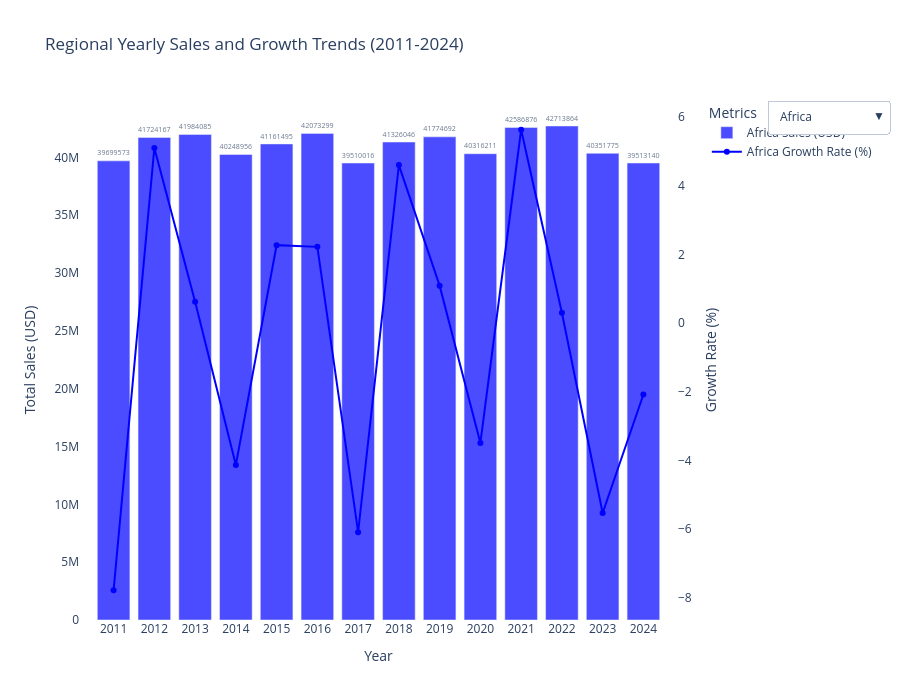

Here is the notebook cell this chart was saved with:
### Code cell
#Regional Sales and Growth Rate

# Display charts inside VS Code Interactive Window
pio.renderers.default = "vscode"

# Define a color palette for each region
region_colors = {
    "Africa": "blue",
    "Asia": "green",
    "Europe": "orange",
    "Middle East": "yellow",
    "North America": "pink",
    "South America": "brown"
}

fig = go.Figure()

#Get unique regions
regions = region_yearly_sales["Region"].unique()

#Add traces (1 bar + 1 line per region)
for region in regions:
    region_data = region_yearly_sales[region_yearly_sales["Region"] == region]
    color = region_colors.get(region, "purple")

    # Bar: total sales
    fig.add_trace(go.Bar(
        x=region_data["Year"],
        y=region_data["Total_Sales_USD"],
        name=f"{region} Sales (USD)",
        visible=(region == regions[0]),
        opacity=0.7,
        text=region_data["Total_Sales_USD"],
        textposition="outside",
        marker_color=color
    ))

    # Line: growth rate
    fig.add_trace(go.Scatter(
        x=region_data["Year"],
        y=region_data["Yearly_Growth_Rate"],
        name=f"{region} Growth Rate (%)",
        mode="lines+markers",
        line=dict(width=2, color=color),
        yaxis="y2",
        visible=(region == regions[0])
    ))

# Dropdown buttons
dropdown_buttons = []
for i, region in enumerate(regions):
    visible = [False] * (len(regions) * 2)
    visible[i * 2] = True
    visible[i * 2 + 1] = True

    dropdown_buttons.append(dict(
        label=region,
        method="update",
        args=[
            {"visible": visible},
            {"title": f"{region} - Yearly Sales and Growth Trends 2011-2024"}
        ]
    ))

# Layout customization
fig.update_layout(
    title_x=0.5,
    title="Regional Yearly Sales and Growth Trends (2011-2024)",
    xaxis=dict(title="Year", tickmode="linear"),
    yaxis=dict(title="Total Sales (USD)", showgrid=False),
    yaxis2=dict(
        title="Growth Rate (%)",
        overlaying="y",
        side="right",
        showgrid=False
    ),
    legend=dict(
        title="Metrics",
        x=1.05, y=1,
        bgcolor="rgba(255,255,255,0.6)"
    ),
    hovermode="x unified",
    plot_bgcolor="white",
    barmode="group",
    updatemenus=[{
        "buttons": dropdown_buttons,
        "direction": "down",
        "showactive": True,
        "x": 1.15,
        "xanchor": "left",
        "y": 1,
        "yanchor": "top"
    }],
    height=700,
)

fig.show()

### Figure 1 — Plotly figure (JSON) as saved in the notebook; plotly's stock layout.template omitted (floating-point values rounded to 4 significant figures)
{"data": [{"marker": {"color": "blue"}, "name": "Africa Sales (USD)", "opacity": 0.7, "text": [39700000.0, 41720000.0, 41980000.0, 40250000.0, 41160000.0, 42070000.0, 39510000.0, 41330000.0, 41770000.0, 40320000.0, 42590000.0, 42710000.0, 40350000.0, 39510000.0], "textposition": "outside", "type": "bar", "visible": true, "x": [2011, 2012, 2013, 2014, 2015, 2016, 2017, 2018, 2019, 2020, 2021, 2022, 2023, 2024], "y": [39699573, 41724167, 41984085, 40248956, 41161495, 42073299, 39510016, 41326046, 41774692, 40316211, 42586876, 42713864, 40351775, 39513140]}, {"line": {"color": "blue", "width": 2}, "mode": "lines+markers", "name": "Africa Growth Rate (%)", "type": "scatter", "visible": true, "x": [2011, 2012, 2013, 2014, 2015, 2016, 2017, 2018, 2019, 2020, 2021, 2022, 2023, 2024], "y": [-7.78, 5.1, 0.62, -4.13, 2.27, 2.22, -6.09, 4.6, 1.09, -3.49, 5.63, 0.3, -5.53, -2.08], "yaxis": "y2"}, {"marker": {"color": "green"}, "name": "Asia Sales (USD)", "opacity": 0.7, "text": [41100000.0, 43670000.0, 42790000.0, 45610000.0, 43290000.0, 43600000.0, 41960000.0, 44590000.0, 42070000.0, 37180000.0, 41110000.0, 44430000.0, 39870000.0, 45670000.0], "textposition": "outside", "type": "bar", "visible": false, "x": [2011, 2012, 2013, 2014, 2015, 2016, 2017, 2018, 2019, 2020, 2021, 2022, 2023, 2024], "y": [41098494, 43666505, 42794798, 45609915, 43289319, 43599369, 41963961, 44594753, 42068280, 37182615, 41114145, 44432871, 39867304, 45668458]}, {"line": {"color": "green", "width": 2}, "mode": "lines+markers", "name": "Asia Growth Rate (%)", "type": "scatter", "visible": false, "x": [2011, 2012, 2013, 2014, 2015, 2016, 2017, 2018, 2019, 2020, 2021, 2022, 2023, 2024], "y": [-1.66, 6.25, -2.0, 6.58, -5.09, 0.72, -3.75, 6.27, -5.67, -11.61, 10.57, 8.07, -10.28, 14.55], "yaxis": "y2"}, {"marker": {"color": "orange"}, "name": "Europe Sales (USD)", "opacity": 0.7, "text": [41110000.0, 42270000.0, 39280000.0, 38580000.0, 38520000.0, 40460000.0, 42680000.0, 41090000.0, 44290000.0, 42210000.0, 43610000.0, 45030000.0, 39240000.0, 44010000.0], "textposition": "outside", "type": "bar", "visible": false, "x": [2011, 2012, 2013, 2014, 2015, 2016, 2017, 2018, 2019, 2020, 2021, 2022, 2023, 2024], "y": [41111136, 42272074, 39282353, 38581903, 38516284, 40464327, 42683466, 41087519, 44288405, 42212586, 43611235, 45025411, 39235929, 44014305]}, {"line": {"color": "orange", "width": 2}, "mode": "lines+markers", "name": "Europe Growth Rate (%)", "type": "scatter", "visible": false, "x": [2011, 2012, 2013, 2014, 2015, 2016, 2017, 2018, 2019, 2020, 2021, 2022, 2023, 2024], "y": [-3.42, 2.82, -7.07, -1.78, -0.17, 5.06, 5.48, -3.74, 7.79, -4.69, 3.31, 3.24, -12.86, 12.18], "yaxis": "y2"}, {"marker": {"color": "yellow"}, "name": "Middle East Sales (USD)", "opacity": 0.7, "text": [39510000.0, 43450000.0, 42300000.0, 41420000.0, 40360000.0, 40410000.0, 41530000.0, 41930000.0, 40220000.0, 43030000.0, 44820000.0, 42400000.0, 41720000.0, 43110000.0], "textposition": "outside", "type": "bar", "visible": false, "x": [2011, 2012, 2013, 2014, 2015, 2016, 2017, 2018, 2019, 2020, 2021, 2022, 2023, 2024], "y": [39505994, 43454661, 42297810, 41422610, 40363332, 40405639, 41534599, 41932585, 40221947, 43034511, 44820919, 42397333, 41719636, 43114586]}, {"line": {"color": "yellow", "width": 2}, "mode": "lines+markers", "name": "Middle East Growth Rate (%)", "type": "scatter", "visible": false, "x": [2011, 2012, 2013, 2014, 2015, 2016, 2017, 2018, 2019, 2020, 2021, 2022, 2023, 2024], "y": [0.11, 10.0, -2.66, -2.07, -2.56, 0.1, 2.79, 0.96, -4.08, 6.99, 4.15, -5.41, -1.6, 3.34], "yaxis": "y2"}, {"marker": {"color": "pink"}, "name": "North America Sales (USD)", "opacity": 0.7, "text": [43770000.0, 36250000.0, 41150000.0, 42320000.0, 45390000.0, 41600000.0, 39950000.0, 40350000.0, 45150000.0, 39380000.0, 40930000.0, 42250000.0, 41160000.0, 44780000.0], "textposition": "outside", "type": "bar", "visible": false, "x": [2011, 2012, 2013, 2014, 2015, 2016, 2017, 2018, 2019, 2020, 2021, 2022, 2023, 2024], "y": [43769713, 36250950, 41152648, 42317307, 45394528, 41596528, 39947926, 40346583, 45152977, 39381254, 40931860, 42246442, 41158936, 44780232]}, {"line": {"color": "pink", "width": 2}, "mode": "lines+markers", "name": "North America Growth Rate (%)", "type": "scatter", "visible": false, "x": [2011, 2012, 2013, 2014, 2015, 2016, 2017, 2018, 2019, 2020, 2021, 2022, 2023, 2024], "y": [6.03, -17.18, 13.52, 2.83, 7.27, -8.37, -3.96, 1.0, 11.91, -12.78, 3.94, 3.21, -2.57, 8.8], "yaxis": "y2"}, {"marker": {"color": "brown"}, "name": "South America Sales (USD)", "opacity": 0.7, "text": [41630000.0, 42600000.0, 40390000.0, 41580000.0, 39930000.0, 46060000.0, 41680000.0, 38060000.0, 41550000.0, 38430000.0, 41180000.0, 43920000.0, 39720000.0, 40020000.0], "textposition": "outside", "type": "bar", "visible": false, "x": [2011, 2012, 2013, 2014, 2015, 2016, 2017, 2018, 2019, 2020, 2021, 2022, 2023, 2024], "y": [41626450, 42596841, 40394737, 41583702, 39933440, 46064853, 41679687, 38055580, 41553192, 38432646, 41181329, 43922350, 39715921, 40022877]}, {"line": {"color": "brown", "width": 2}, "mode": "lines+markers", "name": "South America Growth Rate (%)", "type": "scatter", "visible": false, "x": [2011, 2012, 2013, 2014, 2015, 2016, 2017, 2018, 2019, 2020, 2021, 2022, 2023, 2024], "y": [-0.52, 2.33, -5.17, 2.94, -3.97, 15.35, -9.52, -8.7, 9.19, -7.51, 7.15, 6.66, -9.58, 0.77], "yaxis": "y2"}], "layout": {"barmode": "group", "height": 700, "hovermode": "x unified", "legend": {"bgcolor": "rgba(255,255,255,0.6)", "title": {"text": "Metrics"}, "x": 1.05, "y": 1}, "plot_bgcolor": "white", "title": {"text": "Regional Yearly Sales and Growth Trends (2011-2024)"}, "updatemenus": [{"buttons": [{"args": [{"visible": [true, true, false, false, false, false, false, false, false, false, false, false]}, {"title": "Africa - Yearly Sales and Growth Trends 2011-2024"}], "label": "Africa", "method": "update"}, {"args": [{"visible": [false, false, true, true, false, false, false, false, false, false, false, false]}, {"title": "Asia - Yearly Sales and Growth Trends 2011-2024"}], "label": "Asia", "method": "update"}, {"args": [{"visible": [false, false, false, false, true, true, false, false, false, false, false, false]}, {"title": "Europe - Yearly Sales and Growth Trends 2011-2024"}], "label": "Europe", "method": "update"}, {"args": [{"visible": [false, false, false, false, false, false, true, true, false, false, false, false]}, {"title": "Middle East - Yearly Sales and Growth Trends 2011-2024"}], "label": "Middle East", "method": "update"}, {"args": [{"visible": [false, false, false, false, false, false, false, false, true, true, false, false]}, {"title": "North America - Yearly Sales and Growth Trends 2011-2024"}], "label": "North America", "method": "update"}, {"args": [{"visible": [false, false, false, false, false, false, false, false, false, false, true, true]}, {"title": "South America - Yearly Sales and Growth Trends 2011-2024"}], "label": "South America", "method": "update"}], "direction": "down", "showactive": true, "x": 1.15, "xanchor": "left", "y": 1, "yanchor": "top"}], "xaxis": {"tickmode": "linear", "title": {"text": "Year"}}, "yaxis": {"showgrid": false, "title": {"text": "Total Sales (USD)"}}, "yaxis2": {"overlaying": "y", "showgrid": false, "side": "right", "title": {"text": "Growth Rate (%)"}}}}
